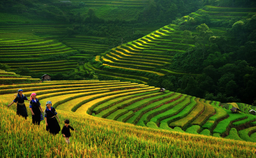
#> input picture GreenVietnam.png, 256 x 158 px, shrunk from 1241 x 768 before the run
$ jupyter execute example1.ipynb
#> lines starting #> are read from the running program, lines starting #| are printed output that depends on the picture
[cell 1]
import numpy as np
import cv2

[cell 2]
def S_red():
    img = cv2.cvtColor(cv2.imread("GreenVietnam.png"), cv2.COLOR_BGR2RGB)
    mask = np.array([[0, -1, 0],[-1, 5, -1],[0, -1, 0]])
    img = img[:,:,0] #768 1241 3
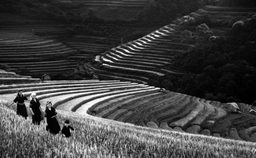
#> img: shape (158, 256); min 0, max 255, mean 64.9
    img_height = img.shape[0]
#> img_height = 158
    img_width = img.shape[1]
#> img_width = 256
    mask_height = mask.shape[0] #mask[3x3]
    mask_width = mask.shape[1]
    H = (mask_height - 1) // 2 #H, W = (1, 1)
    W = (mask_width - 1) // 2
    out = np.zeros((img_height, img_width))
    for i in np.arange(H, img_height - H):
        for j in np.arange(W, img_width - W):
            sum = 0
            for k in np.arange(-H, H + 1):
                for l in np.arange(-W, W + 1):
                    a = img[i + k, j + l]
                    w = mask[H + k, W + l]
                    sum += (w * a)
            out[i, j] = sum
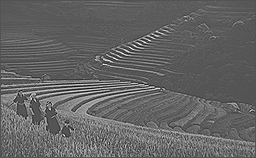
#> out: shape (158, 256) float64; min -325, max 662, mean 63.7; drawn with min black and max white
            #out[1:img_height - H , 1: img_width - W] xoa duong 0 ben ngoai
    return out.astype(np.uint8)
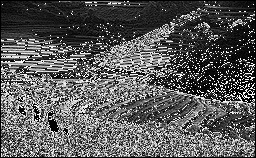
#> returned value: shape (158, 256); min 0, max 255, mean 90
print(S_red())
img = cv2.cvtColor(cv2.imread("GreenVietnam.png"), cv2.COLOR_BGR2RGB)
print(img[:,:,0])
#> (printed output is left out)
print(np.add(S_red(), img[:,:,0]))
#> (printed output is left out)

[cell 3]
def S_green():
    img = cv2.cvtColor(cv2.imread("GreenVietnam.png"), cv2.COLOR_BGR2RGB)
    mask = np.array([[0, -1, 0],[-1, 5, -1],[0, -1, 0]])
    img = img[:,:,1] #768 1241 3
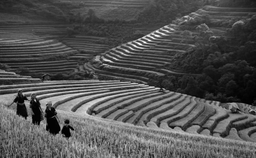
#> img: shape (158, 256); min 0, max 255, mean 82.2
    img_height = img.shape[0]
#> img_height = 158
    img_width = img.shape[1]
#> img_width = 256
    mask_height = mask.shape[0] #mask[3x3]
    mask_width = mask.shape[1]
    H = (mask_height - 1) // 2 #H, W = (1, 1)
    W = (mask_width - 1) // 2
    out = np.zeros((img_height, img_width))
    for i in np.arange(H, img_height - H):
        for j in np.arange(W, img_width - W):
            sum = 0
            for k in np.arange(-H, H + 1):
                for l in np.arange(-W, W + 1):
                    a = img[i + k, j + l]
                    w = mask[H + k, W + l]
                    sum += (w * a)
            out[i, j] = sum
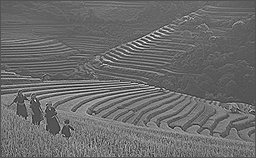
#> out: shape (158, 256) float64; min -274, max 564, mean 80.7; drawn with min black and max white
    #out[1:img_height - H , 1: img_width - W] xoa duong 0 ben ngoai
    return out.astype(np.uint8)
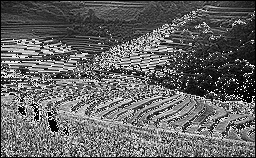
#> returned value: shape (158, 256); min 0, max 255, mean 100.9
print(S_green())
img = cv2.cvtColor(cv2.imread("GreenVietnam.png"), cv2.COLOR_BGR2RGB)
print(img[:,:,1])
#> (printed output is left out)
print(np.add(S_green(), img[:,:,1]))
#> (printed output is left out)

[cell 4]
def S_blue():
    img = cv2.cvtColor(cv2.imread("GreenVietnam.png"), cv2.COLOR_BGR2RGB)
    mask = np.array([[0, -1, 0],[-1, 5, -1],[0, -1, 0]])
    img = img[:,:,2] #768 1241 3
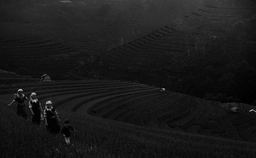
#> img: shape (158, 256); min 0, max 191, mean 25.6
    img_height = img.shape[0]
#> img_height = 158
    img_width = img.shape[1]
#> img_width = 256
    mask_height = mask.shape[0] #mask[3x3]
    mask_width = mask.shape[1]
    H = (mask_height - 1) // 2 #H, W = (1, 1)
    W = (mask_width - 1) // 2
    out = np.zeros((img_height, img_width))
    for i in np.arange(H, img_height - H):
        for j in np.arange(W, img_width - W):
            sum = 0
            for k in np.arange(-H, H + 1):
                for l in np.arange(-W, W + 1):
                    a = img[i + k, j + l]
                    w = mask[H + k, W + l]
                    sum += (w * a)
            out[i, j] = sum
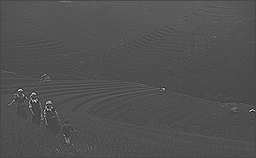
#> out: shape (158, 256) float64; min -205, max 514, mean 25; drawn with min black and max white
   #out[1:img_height - H , 1: img_width - W] xoa duong 0 ben ngoai
    return out.astype(np.uint8)
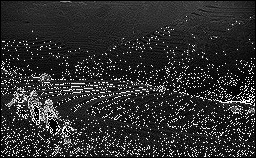
#> returned value: shape (158, 256); min 0, max 255, mean 45.6
print(S_blue())
img = cv2.cvtColor(cv2.imread("GreenVietnam.png"), cv2.COLOR_BGR2RGB)
print(img[:,:,2])
#> (printed output is left out)
print(np.add(S_blue(), img[:,:,2]))
#> (printed output is left out)

[cell 5]
r = S_red()
g = S_green()
b = S_blue()
S = cv2.merge([b, g, r])
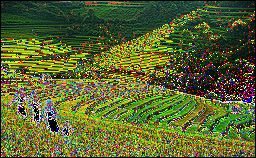
#> S: shape (158, 256, 3); mean of channels 0, 1, 2 45.6, 100.9, 90; drawn as B, G, R
print(S)
#> (printed output is left out)
